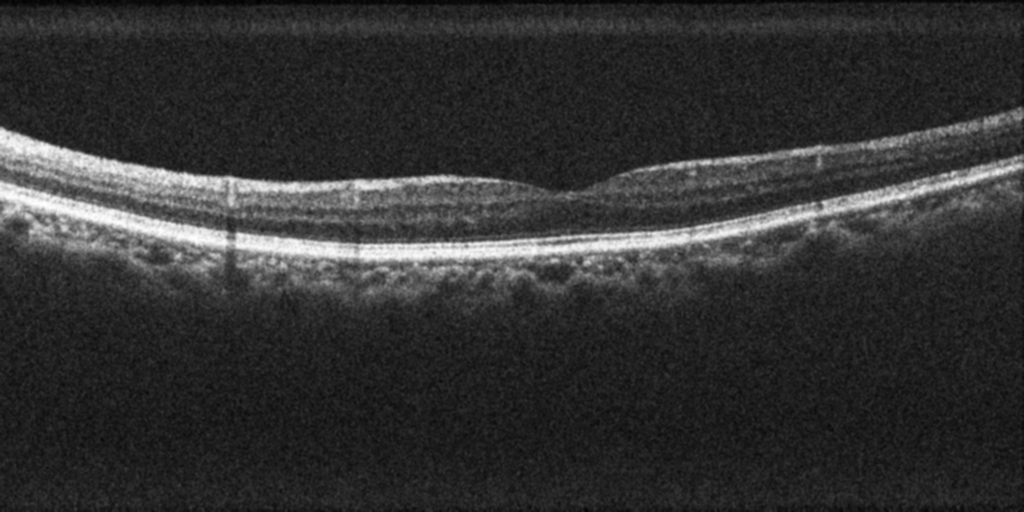
#> input picture dataProcessing/1_0024.png, 1024 x 512 px
$ python test.py
#> lines starting #> are read from the running program, lines starting #| are printed output that depends on the picture
import cv2


image = cv2.imread('1_0024.png')
#> image is the input picture: shape (512, 1024, 3); min 0, max 254, mean 50.3
gauss = cv2.GaussianBlur(image, (5,5), 0)
median = cv2.medianBlur(image, 31)
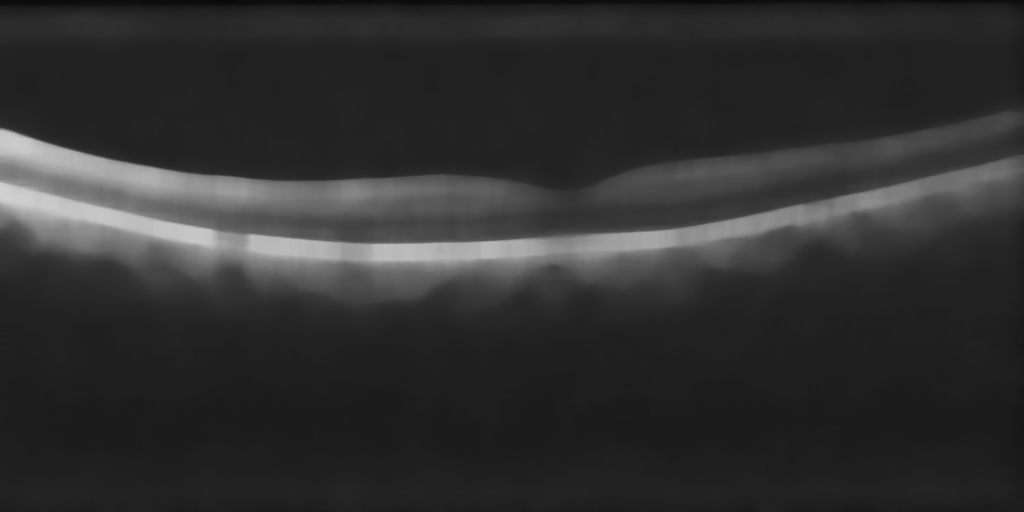
#> median: shape (512, 1024, 3); min 9, max 210, mean 48.2
cv2.imshow("image",image)
cv2.imshow("gauss",gauss)
cv2.imshow("median",median)
cv2.waitKey(0)

$ run again, with dataProcessing/1_0001.png copied over dataProcessing/1_0024.png
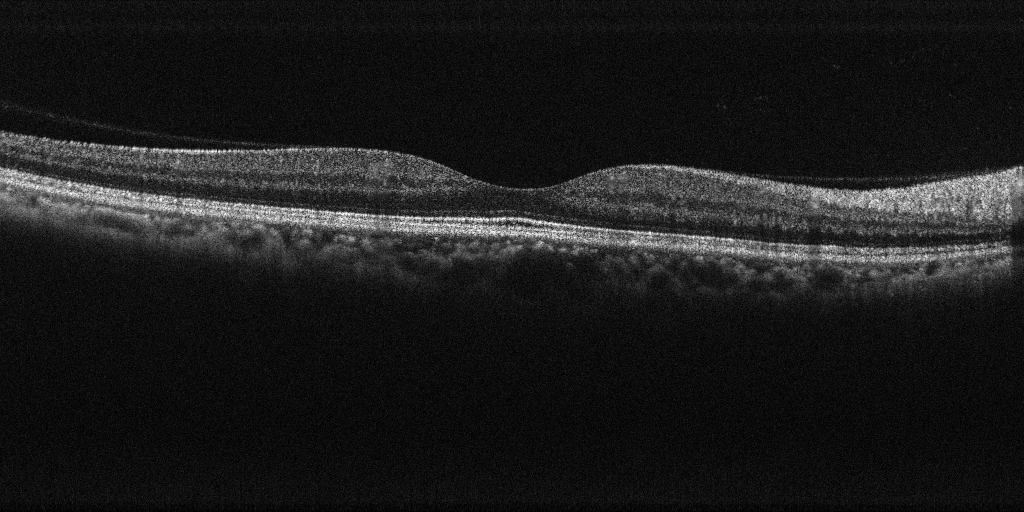
#> input picture dataProcessing/1_0001.png, 1024 x 512 px
#> image is the input picture: shape (512, 1024, 3); min 0, max 255, mean 27.8
#> `median = cv2.medianBlur(image, 31)`:
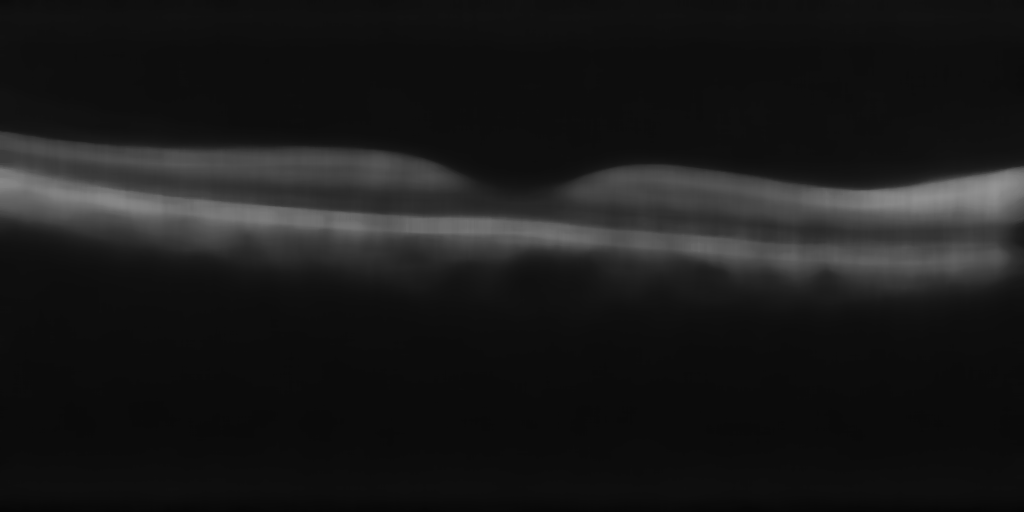
#> median: shape (512, 1024, 3); min 5, max 149, mean 25.7
